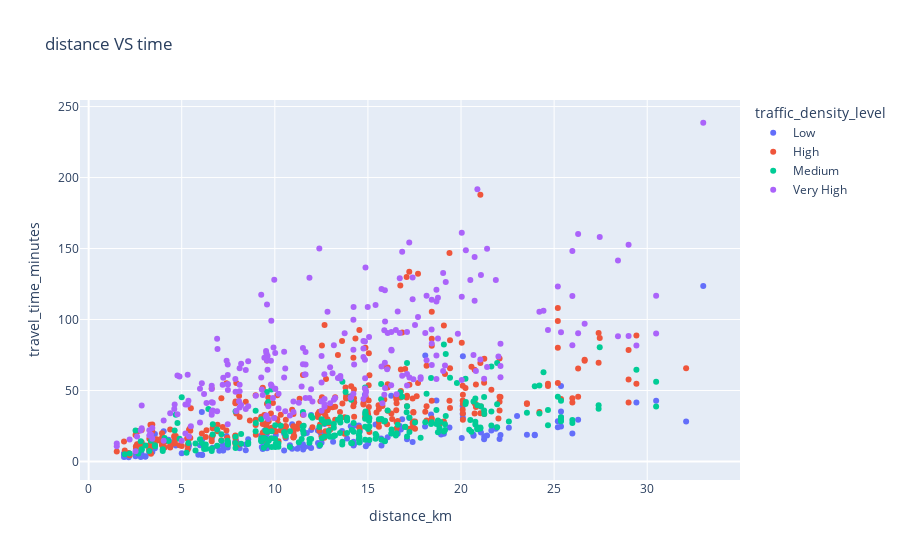

Notebook source saved alongside this figure:
### Code cell
px.scatter(df.head(1000),
          x = 'distance_km',
          y = 'travel_time_minutes',
          color = 'traffic_density_level',
          title = 'distance VS time')

### Figure 1 — Plotly figure (JSON) as saved in the notebook; plotly's stock layout.template omitted (floating-point values rounded to 4 significant figures; data arrays with more than 128 entries replaced by an {"elided": "..."} marker saying what was removed)
{"data": [{"hovertemplate": "traffic_density_level=Low<br>distance_km=%{x}<br>travel_time_minutes=%{y}<extra></extra>", "legendgroup": "Low", "marker": {"color": "#636efa", "symbol": "circle"}, "mode": "markers", "name": "Low", "orientation": "v", "showlegend": true, "type": "scatter", "x": {"elided": "169 float values"}, "xaxis": "x", "y": {"elided": "169 float values"}, "yaxis": "y"}, {"hovertemplate": "traffic_density_level=High<br>distance_km=%{x}<br>travel_time_minutes=%{y}<extra></extra>", "legendgroup": "High", "marker": {"color": "#EF553B", "symbol": "circle"}, "mode": "markers", "name": "High", "orientation": "v", "showlegend": true, "type": "scatter", "x": {"elided": "331 float values"}, "xaxis": "x", "y": {"elided": "331 float values"}, "yaxis": "y"}, {"hovertemplate": "traffic_density_level=Medium<br>distance_km=%{x}<br>travel_time_minutes=%{y}<extra></extra>", "legendgroup": "Medium", "marker": {"color": "#00cc96", "symbol": "circle"}, "mode": "markers", "name": "Medium", "orientation": "v", "showlegend": true, "type": "scatter", "x": {"elided": "249 float values"}, "xaxis": "x", "y": {"elided": "249 float values"}, "yaxis": "y"}, {"hovertemplate": "traffic_density_level=Very High<br>distance_km=%{x}<br>travel_time_minutes=%{y}<extra></extra>", "legendgroup": "Very High", "marker": {"color": "#ab63fa", "symbol": "circle"}, "mode": "markers", "name": "Very High", "orientation": "v", "showlegend": true, "type": "scatter", "x": {"elided": "251 float values"}, "xaxis": "x", "y": {"elided": "251 float values"}, "yaxis": "y"}], "layout": {"autosize": true, "legend": {"title": {"text": "traffic_density_level"}, "tracegroupgap": 0}, "title": {"text": "distance VS time"}, "xaxis": {"anchor": "y", "autorange": true, "domain": [0, 1], "range": [-0.4832, 35.0], "title": {"text": "distance_km"}, "type": "linear"}, "yaxis": {"anchor": "x", "autorange": true, "domain": [0, 1], "range": [-16.44, 258.0], "title": {"text": "travel_time_minutes"}, "type": "linear"}}}
